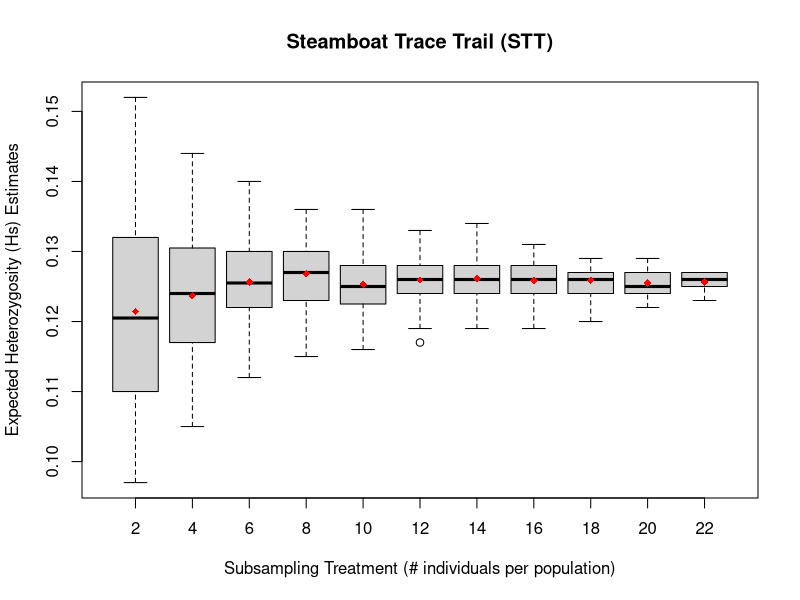

This chart was generated by the following R code:
#####Example code for generating a boxplot, exactly as it should be entered into 'R'

setwd("/Users/jermaine/ISU_Projects/Webbhelix_Project/subproject--MinSampSize_for_Pop_Genomics/06_MinSampSize_Boxplots_InNOut_Files")
SNP<-read.csv('STT_Hs_SubSamp_Estimates_Boxplot_input.csv')
head(SNP)
boxplot(SNP$STT.Hs.estimates~SNP$Subsampling.group, xlab='Subsampling Treatment (# individuals per population)', ylab='Expected Heterozygosity (Hs) Estimates', main='Steamboat Trace Trail (STT)')
means <- tapply(SNP$STT.Hs.estimates,SNP$Subsampling.group,mean)
points(means,col="red",pch=18)
#points(means,pch=3)

############################################################################################

#boxplot(SNP$SNP.error.rate~SNP$Parameter, xlab='Stacks parameter', ylab='SNP error rate', main='SNP')

#means <- tapply(SNP$SNP.error.rate,SNP$Parameter,mean)
#points(means,col="red",pch=18)
